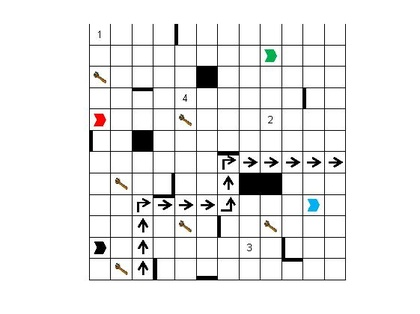
%> input picture sampleboard.jpg, 420 x 314 px, shrunk from 561 x 420 before the run
$ octave --eval "result = image_distort_slightly(imread('sampleboard.jpg'));"   (GNU Octave 9; MATLAB toolbox functions it lacks are replaced by stand-ins)
%> lines starting %> are read from the running program, lines starting %| are printed output that depends on the picture
### image_transform_slightly.m
function [x] = image_transform_slightly(x)
px = [0 0
      0 size(x, 2)
      size(x, 1) 0
      size(x, 1) size(x, 2)];
%> px = [0 0; 0 420; 314 0; 314 420]
py = px + normrnd(0, 2, size(px));
T = cp2tform(px, py, 'projective');
%> T = {ndims_in 2, ndims_out 2}
x = imtransform(x, T);
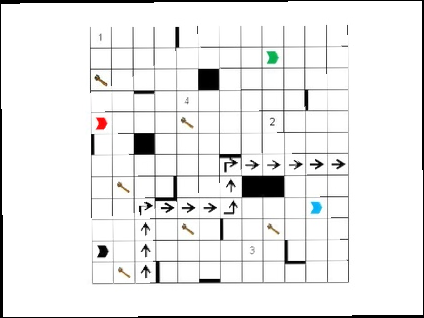
%> x: size 318x424x3 uint8; mean R, G, B 236.7, 236.8, 236.6

### image_blotch_slightly.m
function [x] = image_blotch_slightly(x)
assert(isinteger(x));

center = arrayfun(@(n) randi(n, 1), size(x));
S = diag(1./(size(x).^2));
%> S = [9.89e-06 0 0; 0 5.56e-06 0; 0 0 0.111]

blotch = zeros(size(x));
for i = 1:size(x, 1)
    for j = 1:size(x, 2)
        for k = 1:size(x, 3)
            v = [i j k] - center;
            blotch(i, j, k) = v*S*v';
        end
    end
end
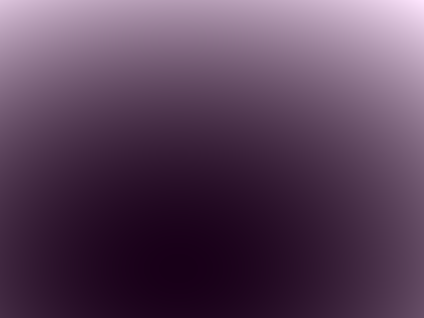
%> blotch: size 318x424x3 double; mean R, G, B 0.403, 0.291, 0.403; drawn with min black and max white

blotch = uint8(blotch/max(blotch(:)) * 255);

sign = randi(1, 1)*2 - 1;
x = x + sign*blotch;
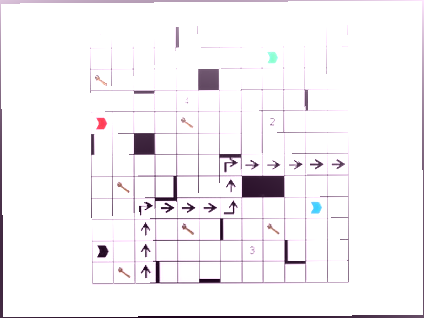
%> x: size 318x424x3 uint8; mean R, G, B 245.4, 243, 245.4
x = max(0, min(255, x));

### image_noise_slightly.m
function [x] = image_noise_slightly(x)
if isinteger(x)
    x = double(x)/255;
%> x: size 318x424x3 double
end
x = x + normrnd(0, 1e-1, size(x));
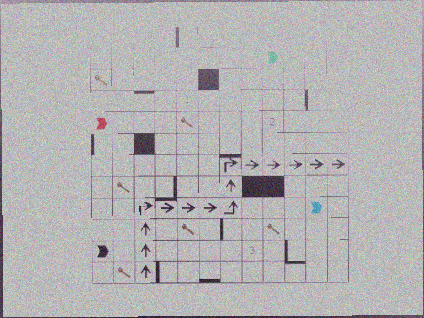
%> x: size 318x424x3 double; mean R, G, B 0.962, 0.953, 0.962; mean of the top-left, top-right, bottom-left and bottom-right quarters 0.967, 0.984, 0.95, 0.936; drawn with min black and max white
x = max(0, min(1, x));
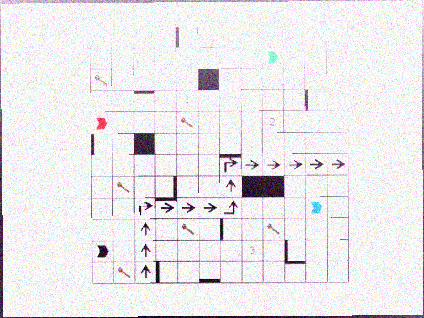
%> x: size 318x424x3 double; mean R, G, B 0.926, 0.917, 0.926

### image_blur_slightly.m
function [x] = image_blur_slightly(x)
n = 5;
sigma = exprnd(2);
h = fspecial('gaussian', n, sigma);
x = imfilter(x, h);

### image_distort_slightly.m
function [x] = image_distort_slightly(x)
    x = image_transform_slightly(x);
    x = image_blotch_slightly(x);
    x = image_blur_slightly(x);
    x = image_noise_slightly(x);

$ run again, on Unbenannt.PNG
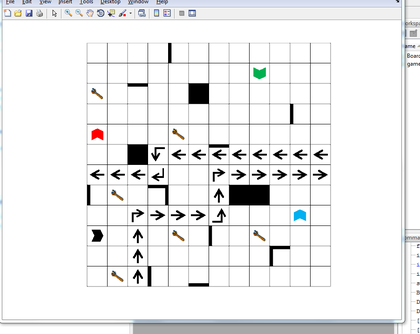
%> input picture Unbenannt.PNG, 420 x 334 px, shrunk from 902 x 717 before the run
%> in image_noise_slightly, `x = x + normrnd(0, 1e-1, size(x));`:
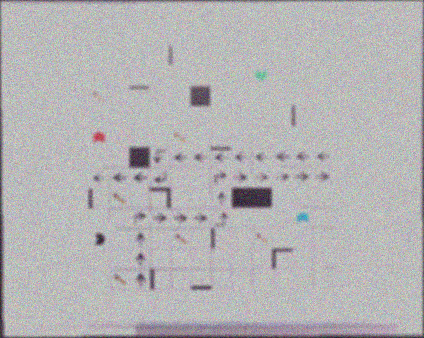
%> x: size 338x424x3 double; mean R, G, B 0.962, 0.953, 0.962; mean of the top-left, top-right, bottom-left and bottom-right quarters 0.966, 0.984, 0.946, 0.94; drawn with min black and max white
%> in image_noise_slightly, `x = max(0, min(1, x));`:
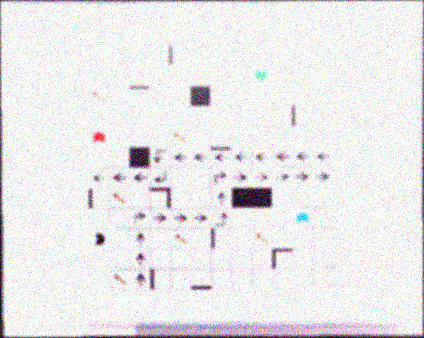
%> x: size 338x424x3 double; mean R, G, B 0.927, 0.919, 0.928
